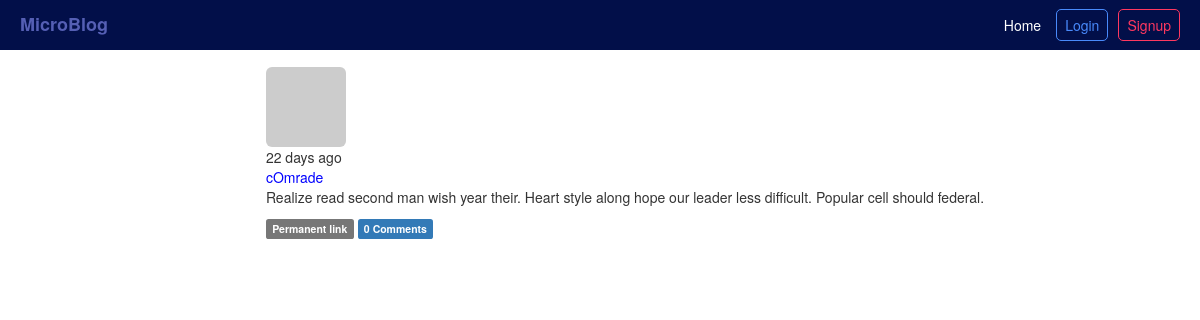
/post/604, run on an earlier commit of the app's database.
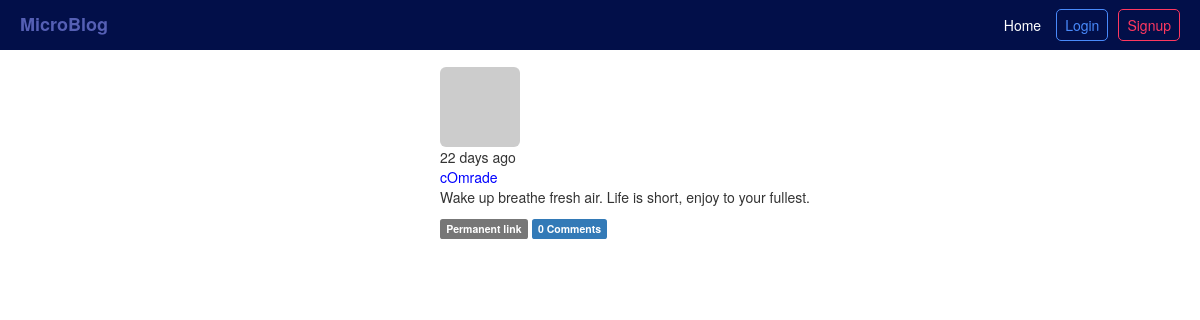
And on a later commit of the database.
### app/models.py (models this page shows, shortened)
class Post(db.Model):
    __tablename__='posts'
    id=db.Column(db.Integer,primary_key=True)
    body=db.Column(db.Text)
    timestamp=db.Column(db.DateTime,index=True,default=datetime.utcnow)
    body_html=db.Column(db.Text)
    author_id=db.Column(db.Integer,db.ForeignKey('users.id'))
    comments=db.relationship('Comment',backref='post',lazy='dynamic')

class User(UserMixin,db.Model):
    __tablename__='users'
    id=db.Column(db.Integer,primary_key=True,autoincrement=True)
    email=db.Column(db.String(64),unique=True,index=True)
    name=db.Column(db.String(64))
    username=db.Column(db.String(64),unique=True,index=True)
    password_hash=db.Column(db.String(128))
    confirmed=db.Column(db.Boolean,default=False)
    location=db.Column(db.String(64))
    about_me=db.Column(db.Text())
    member_since=db.Column(db.DateTime(),default=datetime.utcnow)
    last_seen=db.Column(db.DateTime(),default=datetime.utcnow)
    avatar_hash=db.Column(db.String(64))
    role_id=db.Column(db.Integer,db.ForeignKey('roles.id'))
    posts=db.relationship('Post',backref='author',lazy='dynamic')
    followed=db.relationship('Follow',foreign_keys=[Follow.follower_id],backref=db.backref('follower', lazy='joined'), lazy='dynamic', cascade='all, delete-orphan')
    followers = db.relationship('Follow', foreign_keys=[Follow.followed_id], backref=db.backref('followed', lazy='joined'), lazy='dynamic', cascade='all, delete-orphan')
    comments=db.relationship('Comment',backref='author',lazy='dynamic')
    @property
    def password(self):
        raise AttributeError('Password is not a readable attribute')
    def gravatar(self,size=100,default='identicon',rating='g'):
        if request.is_secure:
            url = 'https://secure.gravatar.com/avatar'
        else:
            url = 'http://www.gravatar.com/avatar'
        hash = hashlib.md5(self.email.lower().encode('utf-8')).hexdigest()
        return '{url}/{hash}?s={size}&d={default}&r={rating}'.format(url=url, hash=hash, size=size, default=default, rating=rating)

### app/main/views.py (the view, shortened to what this page needs)
@main.route('/post/<int:id>')
def post(id):
    post=Post.query.get_or_404(id)
    form = CommentForm()
    page = request.args.get('page', 1, type=int)
    if page == -1:
        page = (post.comments.count() - 1) // current_app.config['MICROBLOG_COMMENTS_PER_PAGE'] + 1
    pagination = post.comments.order_by(Comment.timestamp.asc()).paginate(page,per_page=current_app.config['MICROBLOG_COMMENTS_PER_PAGE'], error_out=False)
    comments = pagination.items
    return render_template('post.html', posts=[post], form=form,comments=comments, pagination=pagination)

### app/main/__init__.py (called while the page is built)
@main.app_context_processor
def inject_permission():
    return dict(Permission=Permission)

### app/main/views.py (called while the page is built)
@main.after_app_request
def after_request(response):
    for query in get_debug_queries():
        if query.duration >= current_app.config['MICROBLOG_SLOW_DB_QUERY_TIME']:
            current_app.logger.warning('Slow query: %s\nParameters: %s\nDuration: %fs\nContext: %s\n'% (query.statement, query.parameters, query.duration, query.context))
    return response

@main.before_app_request
def before_request():
    if current_user.is_authenticated and not current_user.confirmed and request.blueprint !='main' and request.endpoint !='static':
        return redirect(url_for('main.unconfirmed'))

@main.before_app_request
def before_request():
    if current_user.is_authenticated:
        current_user.ping()
        if not current_user.confirmed and request.endpoint and request.blueprint !='main' and request.endpoint != 'static':
            return redirect(url_for('main.unconfirmed'))

### app/models.py (called while the page is built)
    def can(self,permissions):
        return False

    def is_administrator(self):
        return False

### app/templates/post.html (shortened to what this page needs)
{% extends "base.html" %}
{% block content %}
{% include '_posts.html' %}
{% endblock %}

### app/templates/_posts.html (shortened to what this page needs)
<ul class="posts">
{% for post in posts %}
    <li class="post">
        <div class="profile-thumbnail">
            <a href="{{ url_for('main.user', username=post.author.username) }}"><img class="img-rounded profile-thumbnail" src="{{ post.author.gravatar(size=40) }}"></a>
        </div>
        <div class="post-date">
            {{ moment(post.timestamp).fromNow() }}
        </div>
        <div class="post-author">
            <a href="{{ url_for('main.user', username=post.author.username) }}"> {{ post.author.username }}</a>
        </div>
        <div class="post-body">
            {% if post.body_html %}
                {{ post.body_html | safe }}
            {% else %}
                {{ post.body }}
            {% endif %}
            <div class="post-footer">
                <a href="{{ url_for('main.post', id=post.id) }}"><span class="label label-default">Permanent link</span></a>
                <a href="{{ url_for('main.post', id=post.id) }}#comments">
                    <span class="label label-primary">{{ post.comments.count() }} Comments</span>
                </a>
            </div>
        </div>
    </li>
{% endfor %}
</ul>

What changed in the data, as far as the page shows it:
changed Post "cOmrade": body_html "Realize read second man wish year their. Heart style along hope our leader less difficult. Popular cell should federal." → "Wake up breathe fresh air. Life is short, enjoy to your fullest."
